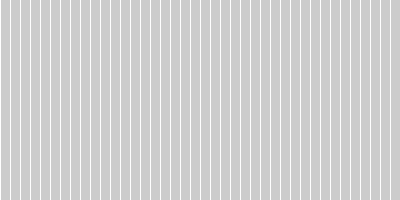
Frame 1 (no input)
Frame 60 (the mouse pressed at the canvas centre just before this capture): identical to frame 1, image omitted
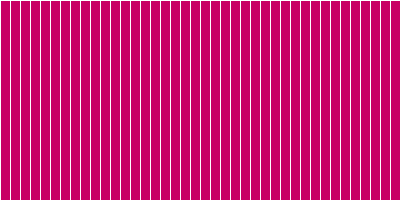
Frame 120 (the mouse held since frame 60 and released just before this capture)

The Processing sketch that drew these frames (run headless with seeded random() and noise(); from frame 60 on, the mouse is pressed at the canvas centre):

// Processing sketch: processing_80327
// ── processing_80327.pde

void setup(){
   size(400,200);
   noStroke();
}
void draw(){
   int i = 0;
   fill(i);
 

  while(i<=390){
    fill(int(mouseX),int(#F7071C),int(mouseY));
    stroke(255);
    rect(i,0,mouseX,200);
    i = i + 10;
    if (mouseX >=390){
      int j = 0-mouseX;
      fill(random(255),random(255),random(255));
      rect(i-10-j,0,j,200);
    }
  }

}
